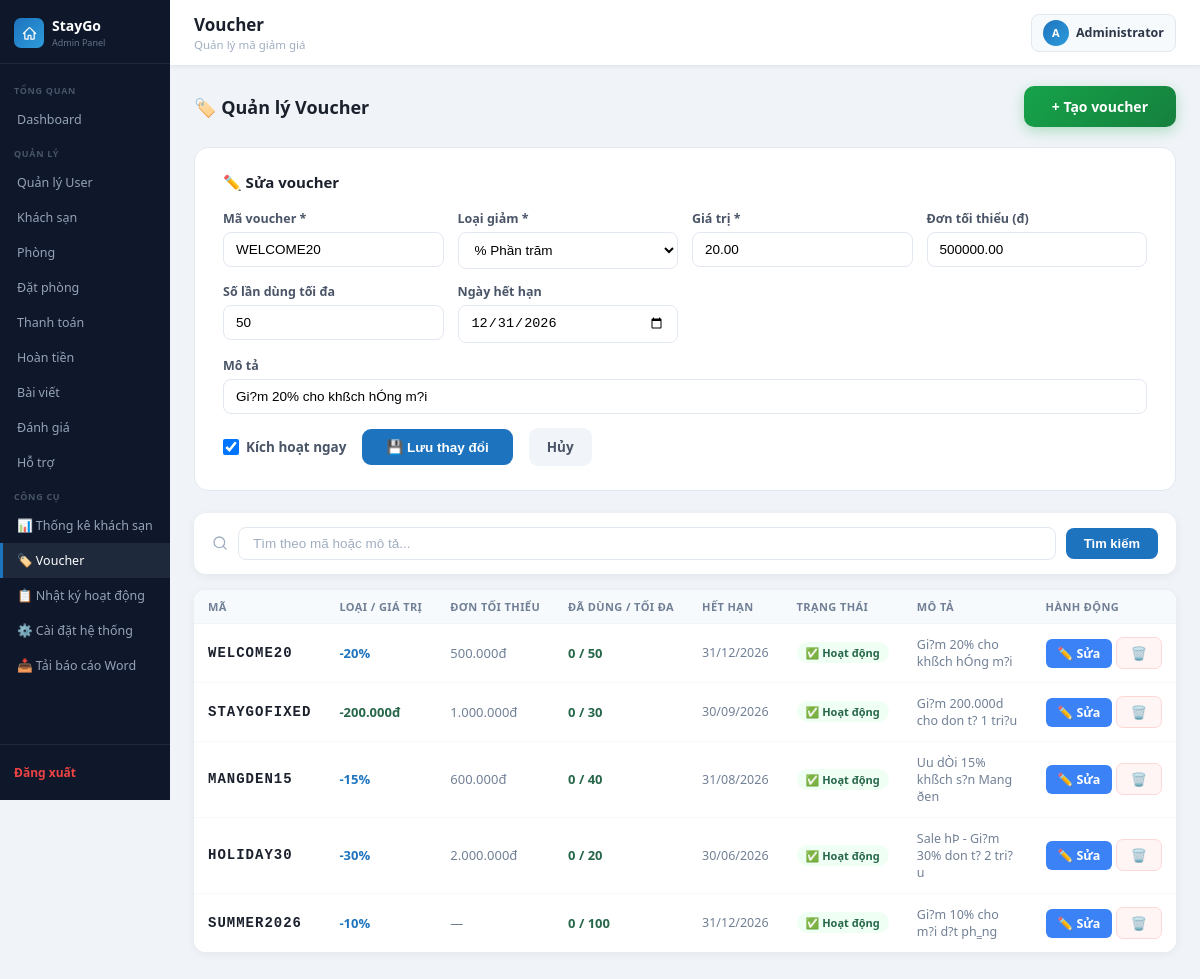
Page /admin_lvhuy_kontum/vouchers.php?edit=2 (signed in) on the committed database.
### tables this page shows
CREATE TABLE `vouchers` (
  `id` int(11) NOT NULL,
  `code` varchar(30) NOT NULL,
  `type` enum('percent','fixed') NOT NULL DEFAULT 'percent',
  `value` decimal(10,2) NOT NULL DEFAULT 0.00,
  `min_order` decimal(10,2) NOT NULL DEFAULT 0.00,
  `max_uses` int(11) NOT NULL DEFAULT 1,
  `used_count` int(11) NOT NULL DEFAULT 0,
  `expires_at` date DEFAULT NULL,
  `is_active` tinyint(1) NOT NULL DEFAULT 1,
  `description` varchar(255) DEFAULT NULL,
  `created_at` timestamp NOT NULL DEFAULT current_timestamp()
);

### admin_lvhuy_kontum/vouchers.php (the view, shortened to what this page needs)
<?php
include("../config/database.php");
$edit_id = isset($_GET['edit']) ? (int)$_GET['edit'] : 0;
$edit_row = null;
if ($edit_id) {
    $edit_row = $conn->query("SELECT * FROM vouchers WHERE id = $edit_id")->fetch_assoc();
}
$search   = trim($_GET['search'] ?? '');
$per_page = 12;
$page     = max(1, (int)($_GET['p'] ?? 1));
$where    = $search ? "WHERE code LIKE '%" . $conn->real_escape_string($search) . "%' OR description LIKE '%" . $conn->real_escape_string($search) . "%'" : '';
$total    = $conn->query("SELECT COUNT(*) as c FROM vouchers $where")->fetch_assoc()['c'];
$tot_pgs  = max(1, (int)ceil($total / $per_page));
$page     = min($page, $tot_pgs);
$offset   = ($page - 1) * $per_page;
$rows     = $conn->query("SELECT * FROM vouchers $where ORDER BY created_at DESC LIMIT $per_page OFFSET $offset");
include("../includes/admin_header.php");
?>
<div class="page-header">
    <h2>🏷️ Quản lý Voucher</h2>
    <a href="vouchers.php" class="btn btn-add" style="margin-bottom:0">+ Tạo voucher</a>
</div>
<div style="background:#fff;border-radius:14px;border:1.5px solid #e2e8f0;padding:24px 28px;margin-bottom:22px">
    <h3 style="font-size:15px;font-weight:700;color:#1a202c;margin:0 0 18px">
        <?= $edit_id ? '✏️ Sửa voucher' : '➕ Tạo voucher mới' ?>
    </h3>
    <form method="POST" action="vouchers.php<?= $edit_id ? "?edit=$edit_id" : '' ?>">
        <div style="display:grid;grid-template-columns:repeat(auto-fit,minmax(180px,1fr));gap:14px;margin-bottom:14px">
            <div>
                <label style="font-size:12.5px;font-weight:700;color:#4a5568;display:block;margin-bottom:5px">Mã voucher *</label>
                <input type="text" name="code" placeholder="VD: SUMMER20"
                    value="<?= htmlspecialchars($_POST['code'] ?? strtoupper($edit_row['code'] ?? '')) ?>"
                    style="width:100%;padding:9px 12px;border:1.5px solid #e2e8f0;border-radius:8px;font-size:13.5px;box-sizing:border-box;text-transform:uppercase">
            </div>
            <div>
                <label style="font-size:12.5px;font-weight:700;color:#4a5568;display:block;margin-bottom:5px">Loại giảm *</label>
                <select name="type" style="width:100%;padding:9px 12px;border:1.5px solid #e2e8f0;border-radius:8px;font-size:13.5px;background:#fff">
                    <option value="percent" <?= ($_POST['type'] ?? $edit_row['type'] ?? '') === 'percent' ? 'selected' : '' ?>>% Phần trăm</option>
                </select>
            </div>
            <div>
                <label style="font-size:12.5px;font-weight:700;color:#4a5568;display:block;margin-bottom:5px">Giá trị *</label>
                <input type="number" name="value" min="1" step="0.01" placeholder="20"
                    value="<?= htmlspecialchars($_POST['value'] ?? $edit_row['value'] ?? '') ?>"
                    style="width:100%;padding:9px 12px;border:1.5px solid #e2e8f0;border-radius:8px;font-size:13.5px;box-sizing:border-box">
            </div>
            <div>
                <label style="font-size:12.5px;font-weight:700;color:#4a5568;display:block;margin-bottom:5px">Đơn tối thiểu (đ)</label>
                <input type="number" name="min_order" min="0" step="1000" placeholder="0"
                    value="<?= htmlspecialchars($_POST['min_order'] ?? $edit_row['min_order'] ?? 0) ?>"
                    style="width:100%;padding:9px 12px;border:1.5px solid #e2e8f0;border-radius:8px;font-size:13.5px;box-sizing:border-box">
            </div>
            <div>
                <label style="font-size:12.5px;font-weight:700;color:#4a5568;display:block;margin-bottom:5px">Số lần dùng tối đa</label>
                <input type="number" name="max_uses" min="1" placeholder="100"
                    value="<?= htmlspecialchars($_POST['max_uses'] ?? $edit_row['max_uses'] ?? 1) ?>"
                    style="width:100%;padding:9px 12px;border:1.5px solid #e2e8f0;border-radius:8px;font-size:13.5px;box-sizing:border-box">
            </div>
            <div>
                <label style="font-size:12.5px;font-weight:700;color:#4a5568;display:block;margin-bottom:5px">Ngày hết hạn</label>
                <input type="date" name="expires_at"
                    value="<?= htmlspecialchars($_POST['expires_at'] ?? $edit_row['expires_at'] ?? '') ?>"
                    style="width:100%;padding:9px 12px;border:1.5px solid #e2e8f0;border-radius:8px;font-size:13.5px;box-sizing:border-box">
            </div>
        </div>
        <div style="margin-bottom:14px">
            <label style="font-size:12.5px;font-weight:700;color:#4a5568;display:block;margin-bottom:5px">Mô tả</label>
            <input type="text" name="description" placeholder="Mô tả ngắn về voucher này..."
                value="<?= htmlspecialchars($_POST['description'] ?? $edit_row['description'] ?? '') ?>"
                style="width:100%;padding:9px 12px;border:1.5px solid #e2e8f0;border-radius:8px;font-size:13.5px;box-sizing:border-box">
        </div>
        <div style="display:flex;align-items:center;gap:16px">
            <label style="display:flex;align-items:center;gap:7px;font-size:13.5px;color:#4a5568;font-weight:600;cursor:pointer">
                <input type="checkbox" name="is_active" value="1"
                    <?= (isset($_POST['is_active']) ? $_POST['is_active'] : ($edit_row['is_active'] ?? 1)) ? 'checked' : '' ?>
                    style="width:16px;height:16px">
                Kích hoạt ngay
            </label>
            <button type="submit"
                style="padding:10px 24px;background:#1e73be;color:#fff;border:none;border-radius:9px;font-size:13.5px;font-weight:700;cursor:pointer">
                <?= $edit_id ? '💾 Lưu thay đổi' : '➕ Tạo voucher' ?>
            </button>
            <?php if ($edit_id): ?>
            <a href="vouchers.php" style="padding:10px 18px;background:#f1f5f9;color:#4a5568;border-radius:9px;font-size:13.5px;font-weight:600;text-decoration:none">Hủy</a>
            <?php endif; ?>
        </div>
    </form>
</div>
<form method="GET" action="">
    <div class="search-bar" style="margin-bottom:16px">
        <svg width="16" height="16" fill="none" viewBox="0 0 24 24" stroke="#a0aec0" stroke-width="2" style="flex-shrink:0">
            <circle cx="11" cy="11" r="8"/><path stroke-linecap="round" d="M21 21l-4.35-4.35"/>
        </svg>
        <input type="text" name="search" placeholder="Tìm theo mã hoặc mô tả..." value="<?= htmlspecialchars($search) ?>">
        <button type="submit" class="btn-search">Tìm kiếm</button>
    </div>
</form>
<div class="section-card">
    <table>
        <thead>
            <tr>
                <th>Mã</th>
                <th>Loại / Giá trị</th>
                <th>Đơn tối thiểu</th>
                <th>Đã dùng / Tối đa</th>
                <th>Hết hạn</th>
                <th>Trạng thái</th>
                <th>Mô tả</th>
                <th>Hành động</th>
            </tr>
        </thead>
        <tbody>
        <?php if ($rows->num_rows === 0): ?>
            <tr><td colspan="8" style="text-align:center;color:#a0aec0;padding:40px">Chưa có voucher nào</td></tr>
        <?php else: ?>
        <?php while ($row = $rows->fetch_assoc()):
            $expired  = $row['expires_at'] && strtotime($row['expires_at']) < strtotime('today');
            $depleted = $row['used_count'] >= $row['max_uses'];
            $active   = $row['is_active'] && !$expired && !$depleted;
        ?>
            <tr>
                <td style="font-family:monospace;font-weight:800;font-size:14px;color:#1a202c;letter-spacing:1px">
                    <?= htmlspecialchars($row['code']) ?>
                </td>
                <td>
                    <?php if ($row['type'] === 'percent'): ?>
                        <span style="font-weight:700;color:#1e73be">-<?= number_format($row['value'], 0) ?>%</span>
                    <?php else: ?>
                        <span style="font-weight:700;color:#276749">-<?= number_format($row['value'], 0, ',', '.') ?>đ</span>
                    <?php endif; ?>
                </td>
                <td style="color:#718096"><?= $row['min_order'] > 0 ? number_format($row['min_order'], 0, ',', '.') . 'đ' : '—' ?></td>
                <td>
                    <span style="font-weight:700;color:<?= $depleted ? '#c53030' : '#276749' ?>">
                        <?= $row['used_count'] ?> / <?= $row['max_uses'] ?>
                    </span>
                </td>
                <td style="font-size:12.5px;color:<?= $expired ? '#c53030' : '#718096' ?>">
                    <?= $row['expires_at'] ? date('d/m/Y', strtotime($row['expires_at'])) : '∞ Không hết hạn' ?>
                </td>
                <td>
                    <a href="vouchers.php?toggle=<?= $row['id'] ?>" style="text-decoration:none">
                        <span class="status-badge" style="color:<?= $active ? '#276749' : '#c53030' ?>;background:<?= $active ? '#f0fff4' : '#fff5f5' ?>;cursor:pointer">
                            <?= $active ? '✅ Hoạt động' : '⏸ Tắt' ?>
                        </span>
                    </a>
                </td>
                <td style="font-size:12.5px;color:#718096;max-width:180px"><?= htmlspecialchars(mb_substr($row['description'] ?? '', 0, 50)) ?></td>
                <td style="white-space:nowrap">
                    <a href="vouchers.php?edit=<?= $row['id'] ?>" class="btn btn-edit">✏️ Sửa</a>
                    <a href="vouchers.php?delete=<?= $row['id'] ?>"
                       class="btn btn-delete"
                       onclick="return confirm('Xóa voucher <?= htmlspecialchars(addslashes($row['code'])) ?>?')">🗑️</a>
                </td>
            </tr>
        <?php endwhile; ?>
        <?php endif; ?>
        </tbody>
    </table>
</div>
<?php include("../includes/admin_footer.php"); ?>

### assets/css/admin.css (style rules this page uses)
*, *::before, *::after { box-sizing: border-box; margin: 0; padding: 0; }
body { font-family: 'Segoe UI', Arial, sans-serif; background: #f0f4f8; color: #1a202c; }
svg { display: inline-block; vertical-align: middle; overflow: hidden; flex-shrink: 0; }
.page-header { display: flex; align-items: center; justify-content: space-between; margin-bottom: 20px; }
.page-header h2 { font-size: 18px; font-weight: 700; color: #1a202c; }
.section-card { background: #fff; border-radius: 12px; box-shadow: 0 2px 10px rgba(0,0,0,.06); overflow: hidden; margin-bottom: 24px; }
table { width: 100%; border-collapse: collapse; background: #fff; }
th { background: #f7fafc; font-size: 11px; font-weight: 700; text-transform: uppercase; letter-spacing: .4px; color: #718096; padding: 9px 14px; text-align: left; border-bottom: 1px solid #f0f4f8; white-space: nowrap; }
td { padding: 12px 14px; font-size: 13px; color: #2d3748; border-bottom: 1px solid #f7fafc; vertical-align: middle; }
tr:last-child td { border-bottom: none; }
.status-badge { display: inline-block; padding: 3px 9px; border-radius: 20px; font-size: 11px; font-weight: 600; white-space: nowrap; }
.btn { padding: 6px 12px; border-radius: 6px; text-decoration: none; font-size: 12.5px; font-weight: 600; display: inline-block; border: none; cursor: pointer; transition: background .15s; }
.btn-edit { background: #3b82f6; color: #fff; }
.btn-delete { background: #ef4444; color: #fff; }
.btn-add { display: inline-flex; align-items: center; gap: 6px; background: linear-gradient(135deg, #16a34a, #15803d); color: #fff; padding: 11px 28px; border-radius: 10px; font-size: 14px; font-weight: 700; border: none; cursor: pointer; transition: all .2s; box-shadow: 0 4px 14px rgba(22,163,74,.3); text-decoration: none; white-space: nowrap; }
.search-bar { display: flex; gap: 10px; align-items: center; background: #fff; padding: 14px 18px; border-radius: 12px; box-shadow: 0 2px 10px rgba(0,0,0,.06); margin-bottom: 16px; }
.search-bar input { flex: 1; padding: 8px 14px; border: 1px solid #e2e8f0; border-radius: 8px; font-size: 13.5px; color: #2d3748; outline: none; transition: border-color .2s; }
.search-bar input::placeholder { color: #a0aec0; }
.btn-search { background: #1e73be; color: #fff; padding: 8px 18px; border-radius: 8px; font-size: 13px; font-weight: 600; border: none; cursor: pointer; display: inline-flex; align-items: center; gap: 6px; transition: background .15s; }
.btn-delete { display: inline-block; padding: 6px 14px; background: #fff5f5; border: 1.5px solid #fed7d7; color: #c53030; border-radius: 7px; font-size: 13px; font-weight: 700; text-decoration: none; cursor: pointer; transition: all .2s; }

### rows in the picture
vouchers: code "WELCOME20", type "% Phần trăm", value "20.00", min_order "500000.00", max_uses "50", expires_at "12/31/2026", description "Gi?m 20% cho khßch hÓng m?i", is_active "☑", value "20", min_order "500.000", used_count "0", expires_at "31/12/2026", shows "✅ Hoạt động"
vouchers: code "STAYGOFIXED", value "200.000", min_order "1.000.000", used_count "0", max_uses "30", expires_at "30/09/2026", is_active "✅ Hoạt động", description "Gi?m 200.000d cho don t? 1 tri?u"
vouchers: code "MANGDEN15", value "15", min_order "600.000", used_count "0", max_uses "40", expires_at "31/08/2026", is_active "✅ Hoạt động", description "Uu dÒi 15% khßch s?n Mang ðen"
vouchers: code "HOLIDAY30", value "30", min_order "2.000.000", used_count "0", max_uses "20", expires_at "30/06/2026", is_active "✅ Hoạt động", description "Sale hÞ - Gi?m 30% don t? 2 tri?u"
vouchers: code "SUMMER2026", value "10", used_count "0", max_uses "100", expires_at "31/12/2026", is_active "✅ Hoạt động", description "Gi?m 10% cho m?i d?t ph‗ng"

### other values in the picture
$page_title "Voucher"
$page_subtitle "Quản lý mã giảm giá"
$admin_avatar "A"
$admin_name "Administrator"
